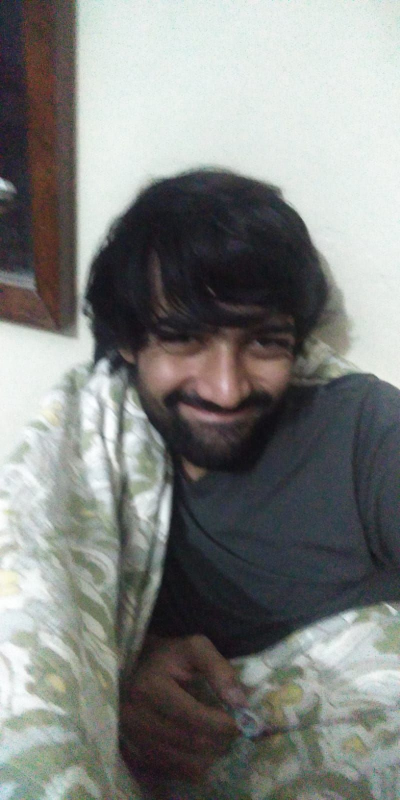
#> input picture Lab 2/img/images/khaleel.jpg, 800 x 1600 px, found by its file name (shown at 1/2 size)
$ jupyter execute --allow-errors Opencv.ipynb
#> lines starting #> are read from the running program, lines starting #| are printed output that depends on the picture
### Importing the OpenCV Library

In this step, we import the **OpenCV** library using `import cv2`. OpenCV is a powerful library used for computer vision and image processing tasks. It provides functions to work with images, videos, and many other related operations.

- **`cv2`**: This is the module name used to access OpenCV functions in Python.
- Before using OpenCV, make sure it is installed in your environment by running `pip install opencv-python`.

[cell 1]
import cv2

### Reading an Image

In this step, we use the `cv2.imread()` function from OpenCV to read an image from a file. The function takes the path to the image file as an argument (in this case, `"app.jpg"`) and loads the image into a variable `img`. The image is stored as a NumPy array where each element represents the pixel values (BGR format by default).

If the image is not found, the function returns `None`.

- **Note**: Ensure that the image file `"app.jpg"` exists in the specified path or provide the correct file path.

[cell 2]
img = cv2.imread("img/khaleel.jpg")
#> img is the input picture: shape (1600, 800, 3); mean B, G, R 127.8, 130.2, 128.2

### Checking the Type of the Image Object

In this step, we use the `type()` function to check the data type of the `img` object.

When an image is loaded using OpenCV's `cv2.imread()`, the image is represented as a **NumPy array**. This allows you to manipulate the image data easily, as each pixel is stored as a multi-dimensional array.

- **Expected Output**: If the image is loaded successfully, the output will be `<class 'numpy.ndarray'>`.
- If the image is not loaded properly (e.g., the file path is incorrect), the type will return `NoneType`.

[cell 3]
type(img)

[cell 4]
img.shape
#> Out = (1600, 800, 3)

[cell 5]
width,height,channel =img.shape
#> width = 1600; height = 800; channel = 3

[cell 6]
print(f"The width is : {width} \nThe hight is: {height} \nThe number of channels: {channel} ")
#| The width is : 1600
#| The hight is: 800
#| The number of channels: 3

[cell 7]
cv2.imshow("image1",img)

# Wait for a key press and close the windows
cv2.waitKey(0)
cv2.destroyAllWindows()

[cell 8]
print(img)
#> (printed output is left out)

[cell 9]
# Split the image into its Blue, Green, and Red channels
B, G, R = cv2.split(img)
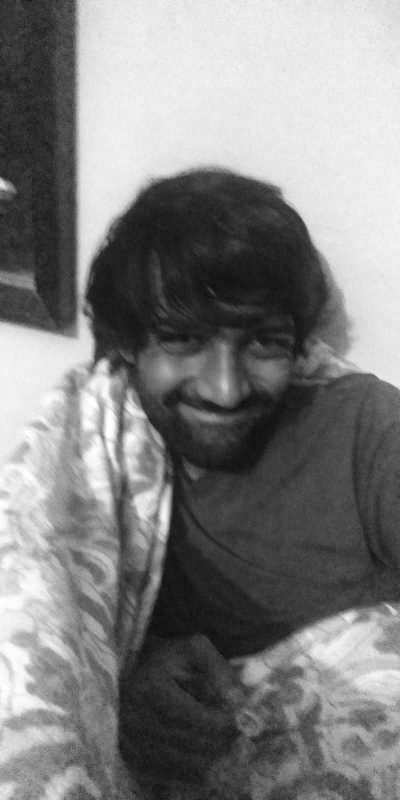
#> B: shape (1600, 800) (shown at 1/2 size); min 12, max 255, mean 127.8
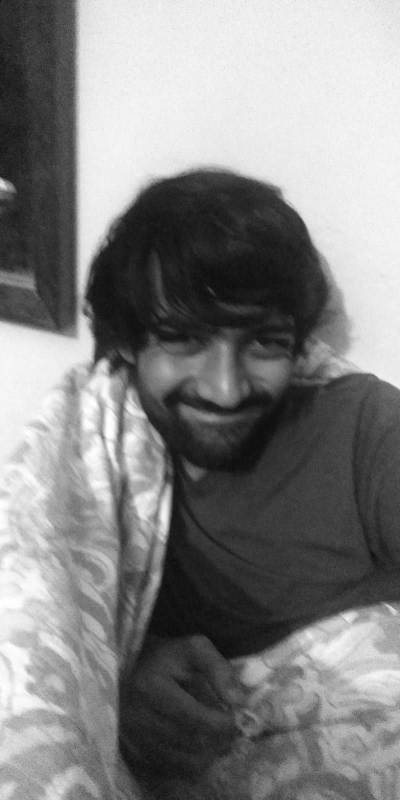
#> G: shape (1600, 800) (shown at 1/2 size); min 8, max 255, mean 130.2
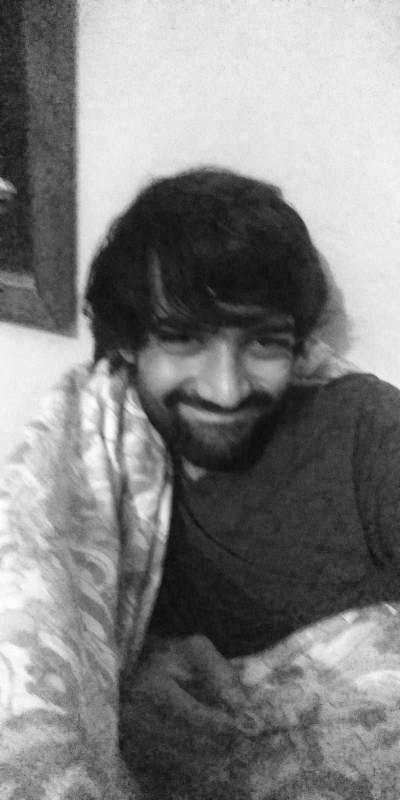
#> R: shape (1600, 800) (shown at 1/2 size); min 9, max 255, mean 128.2

# Print each channel matrix
print("Red Channel Matrix: \n", R)
#> (printed output is left out)
print("\nGreen Channel Matrix: \n", G)
#> (printed output is left out)
print("\nBlue Channel Matrix: \n", B)
#> (printed output is left out)

[cell 10]
# Optionally, display each channel as an image
cv2.imshow('Red Channel', R)
cv2.imshow('Green Channel', G)
cv2.imshow('Blue Channel', B)

cv2.waitKey(0)
cv2.destroyAllWindows()

[cell 11]
img2 = cv2.imread(r"C:\Users\PMLS\Pictures\Screenshots\kkokoma.png")
#> (the rest of this cell did not finish here and is left out)

[cell 12]
cv2.imshow("image",img2)

cv2.waitKey(0)
cv2.destroyAllWindows()

[cell 13]
img2 = cv2.imread("img/kkokoma2.png")
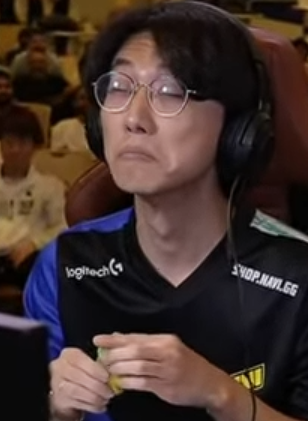
#> input picture Lab 2/img/kkokoma2.png, 308 x 421 px
#> img2 is the input picture: shape (421, 308, 3); mean B, G, R 44.7, 49.2, 65.7
